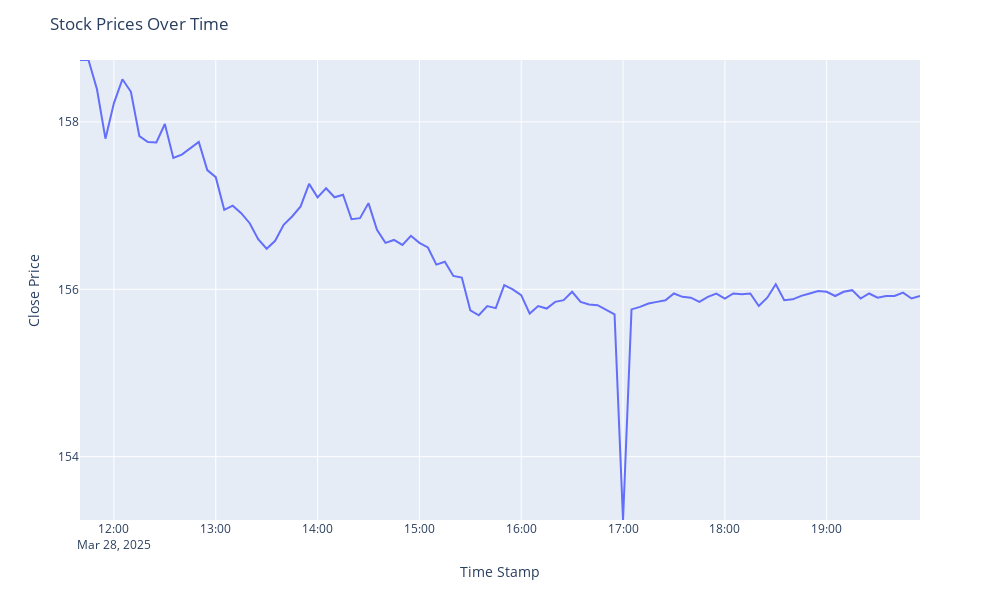

Notebook code cell kept with this figure:
### Markdown cell above
## Top 20 Most Famous Equities

| Equity Name          | Symbol | Sentiment |
|----------------------|--------|-----------|
| Apple Inc.          | AAPL   | Positive  |
| Microsoft Corp.     | MSFT   | Positive  |
| Amazon.com Inc.     | AMZN   | Positive  |
| Alphabet Inc. (GOOGL)| GOOGL | Positive  |
| Alphabet Inc. (GOOG) | GOOG  | Positive  |
| Tesla Inc.          | TSLA   | Negative  |
| Meta Platforms Inc. | META   | Positive  |
| NVIDIA Corp.        | NVDA   | Positive  |
| Berkshire Hathaway  | BRK.B  | Positive  |
| JPMorgan Chase & Co.| JPM    | Positive  |
| Johnson & Johnson   | JNJ    | Negative  |
| Visa Inc.          | V      | Positive  |
| Procter & Gamble   | PG     | Positive  |
| UnitedHealth Group | UNH    | Negative  |
| Exxon Mobil Corp.  | XOM    | Negative  |
| The Walt Disney Co.| DIS    | Positive  |
| Netflix Inc.       | NFLX   | Positive  |
| Adobe Inc.         | ADBE   | Positive  |
| PayPal Holdings Inc

.ased on market trends._

### Code cell
main()

### Figure 1 — Plotly figure (JSON) as saved in the notebook; plotly's stock layout.template omitted (floating-point values rounded to 4 significant figures)
{"data": [{"hovertemplate": "Time Stamp=%{x}<br>Close Price=%{y}<extra></extra>", "legendgroup": "", "line": {"color": "#636efa", "dash": "solid"}, "marker": {"symbol": "circle"}, "mode": "lines", "name": "", "orientation": "v", "showlegend": false, "type": "scatter", "x": ["2025-03-28 11:40:00", "2025-03-28 11:45:00", "2025-03-28 11:50:00", "2025-03-28 11:55:00", "2025-03-28 12:00:00", "2025-03-28 12:05:00", "2025-03-28 12:10:00", "2025-03-28 12:15:00", "2025-03-28 12:20:00", "2025-03-28 12:25:00", "2025-03-28 12:30:00", "2025-03-28 12:35:00", "2025-03-28 12:40:00", "2025-03-28 12:45:00", "2025-03-28 12:50:00", "2025-03-28 12:55:00", "2025-03-28 13:00:00", "2025-03-28 13:05:00", "2025-03-28 13:10:00", "2025-03-28 13:15:00", "2025-03-28 13:20:00", "2025-03-28 13:25:00", "2025-03-28 13:30:00", "2025-03-28 13:35:00", "2025-03-28 13:40:00", "2025-03-28 13:45:00", "2025-03-28 13:50:00", "2025-03-28 13:55:00", "2025-03-28 14:00:00", "2025-03-28 14:05:00", "2025-03-28 14:10:00", "2025-03-28 14:15:00", "2025-03-28 14:20:00", "2025-03-28 14:25:00", "2025-03-28 14:30:00", "2025-03-28 14:35:00", "2025-03-28 14:40:00", "2025-03-28 14:45:00", "2025-03-28 14:50:00", "2025-03-28 14:55:00", "2025-03-28 15:00:00", "2025-03-28 15:05:00", "2025-03-28 15:10:00", "2025-03-28 15:15:00", "2025-03-28 15:20:00", "2025-03-28 15:25:00", "2025-03-28 15:30:00", "2025-03-28 15:35:00", "2025-03-28 15:40:00", "2025-03-28 15:45:00", "2025-03-28 15:50:00", "2025-03-28 15:55:00", "2025-03-28 16:00:00", "2025-03-28 16:05:00", "2025-03-28 16:10:00", "2025-03-28 16:15:00", "2025-03-28 16:20:00", "2025-03-28 16:25:00", "2025-03-28 16:30:00", "2025-03-28 16:35:00", "2025-03-28 16:40:00", "2025-03-28 16:45:00", "2025-03-28 16:50:00", "2025-03-28 16:55:00", "2025-03-28 17:00:00", "2025-03-28 17:05:00", "2025-03-28 17:10:00", "2025-03-28 17:15:00", "2025-03-28 17:20:00", "2025-03-28 17:25:00", "2025-03-28 17:30:00", "2025-03-28 17:35:00", "2025-03-28 17:40:00", "2025-03-28 17:45:00", "2025-03-28 17:50:00", "2025-03-28 17:55:00", "2025-03-28 18:00:00", "2025-03-28 18:05:00", "2025-03-28 18:10:00", "2025-03-28 18:15:00", "2025-03-28 18:20:00", "2025-03-28 18:25:00", "2025-03-28 18:30:00", "2025-03-28 18:35:00", "2025-03-28 18:40:00", "2025-03-28 18:45:00", "2025-03-28 18:50:00", "2025-03-28 18:55:00", "2025-03-28 19:00:00", "2025-03-28 19:05:00", "2025-03-28 19:10:00", "2025-03-28 19:15:00", "2025-03-28 19:20:00", "2025-03-28 19:25:00", "2025-03-28 19:30:00", "2025-03-28 19:35:00", "2025-03-28 19:40:00", "2025-03-28 19:45:00", "2025-03-28 19:50:00", "2025-03-28 19:55:00"], "xaxis": "x", "y": [158.7, 158.7, 158.4, 157.8, 158.2, 158.5, 158.4, 157.8, 157.8, 157.8, 158.0, 157.6, 157.6, 157.7, 157.8, 157.4, 157.3, 156.9, 157, 156.9, 156.8, 156.6, 156.5, 156.6, 156.8, 156.9, 157.0, 157.3, 157.1, 157.2, 157.1, 157.1, 156.8, 156.8, 157.0, 156.7, 156.6, 156.6, 156.5, 156.6, 156.6, 156.5, 156.3, 156.3, 156.2, 156.1, 155.8, 155.7, 155.8, 155.8, 156.1, 156, 155.9, 155.7, 155.8, 155.8, 155.8, 155.9, 156.0, 155.8, 155.8, 155.8, 155.8, 155.7, 153.2, 155.8, 155.8, 155.8, 155.8, 155.9, 155.9, 155.9, 155.9, 155.8, 155.9, 155.9, 155.9, 155.9, 155.9, 155.9, 155.8, 155.9, 156.1, 155.9, 155.9, 155.9, 155.9, 156.0, 156.0, 155.9, 156.0, 156.0, 155.9, 155.9, 155.9, 155.9, 155.9, 156.0, 155.9, 155.9], "yaxis": "y"}], "layout": {"height": 600, "legend": {"tracegroupgap": 0}, "margin": {"t": 60}, "title": {"text": "Stock Prices Over Time"}, "width": 1000, "xaxis": {"anchor": "y", "autorange": true, "domain": [0, 1], "range": ["2025-03-28 11:40", "2025-03-28 19:55"], "title": {"text": "Time Stamp"}, "type": "date"}, "yaxis": {"anchor": "x", "domain": [0, 1], "range": [153.2, 158.7], "tickmode": "array", "ticktext": ["152", "154", "156", "158"], "tickvals": [152, 154, 156, 158], "title": {"text": "Close Price"}, "type": "linear"}}}
